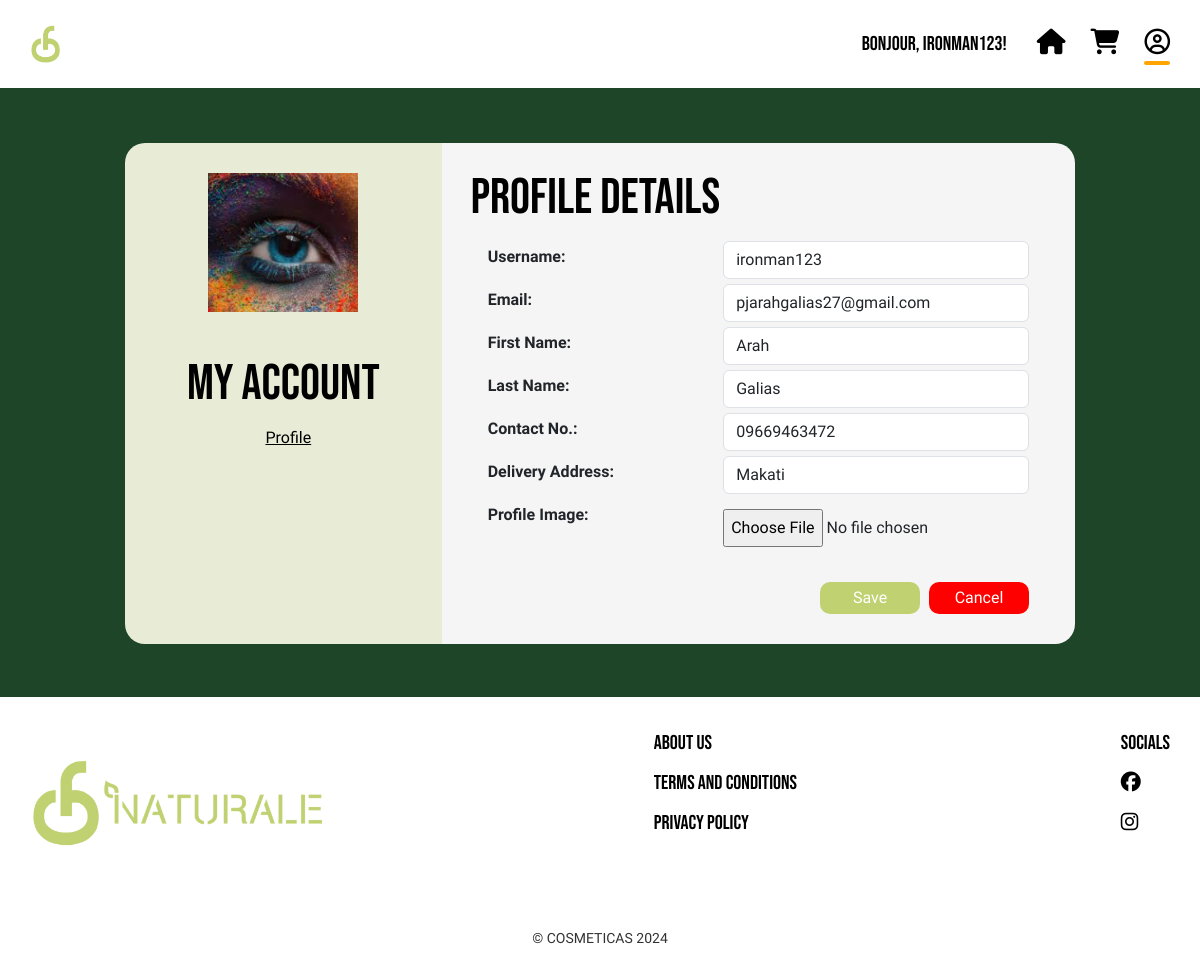
Screenshot of /User_Profile_Page/editUserProfile.php (signed in) with the database file from the repository.
### tables this page shows
CREATE TABLE `tb_user` (
  `user_id` int(11) NOT NULL,
  `username` varchar(30) DEFAULT NULL,
  `email` varchar(50) DEFAULT NULL,
  `pass` varchar(255) NOT NULL,
  `first_name` varchar(30) DEFAULT NULL,
  `last_name` varchar(30) DEFAULT NULL,
  `contact_no` varchar(11) DEFAULT NULL,
  `address` varchar(50) DEFAULT NULL,
  `role` varchar(30) DEFAULT NULL,
  `profile_image` varchar(255) DEFAULT NULL,
  `validated` tinyint(1) DEFAULT NULL,
  `token` varchar(32) DEFAULT NULL,
  `token_created_at` timestamp NOT NULL DEFAULT current_timestamp()
);

### User_Profile_Page/editUserProfile.php (the view, shortened to what this page needs)
<?php
require_once "../conn.php";
if (isset($_SESSION['email'])) {
    $email = $_SESSION['email'];
    $stmt = $conn->prepare("SELECT username, email, first_name, last_name, contact_no, address, profile_image FROM tb_user WHERE email = ?");
    $stmt->bind_param("s", $email);
    $stmt->execute();
    $result = $stmt->get_result();
    if ($result->num_rows > 0) {
        $user = $result->fetch_assoc();
    } else {
        $user = ['error' => 'User not found'];
    }
} else {
    header('Location: ../Registration_Page/registration.php');
    exit();
}
?>
<!DOCTYPE html>
<html lang="en">
<head>
    <link rel="stylesheet" href="style.css">
    <link href="https://cdn.jsdelivr.net/npm/bootstrap@5.3.3/dist/css/bootstrap.min.css" rel="stylesheet">
    <link rel="stylesheet" href="https://cdnjs.cloudflare.com/ajax/libs/font-awesome/6.5.1/css/all.min.css">
    <link rel="stylesheet" href="https://cdnjs.cloudflare.com/ajax/libs/bootstrap-icons/1.10.3/font/bootstrap-icons.min.css">
    <link rel="stylesheet" href="style.css">
</head>
<body>
<header>
        <div class="logo">
            <a href = "../Home_Page/Home.php"><img src="../Home_Page/cfn_logo2.png" alt="Logo" class="logo-image"/></a>
        </div>
        <div class="navbar">
        <p class="usernamedisplay">Bonjour, <?php echo htmlspecialchars($user['username'], ENT_QUOTES, 'UTF-8'); ?>!</p>
            <div class="icons">
                <a href = "../Home_Page/Home.php"><i class="fa-solid fa-house home"></i></a>
                <a href ="../drew/cart.php"><i class="fa-solid fa-cart-shopping cart"></i></a>
                <a href="UserProfile.php"><i class ="far fa-user-circle fa-2x icon-profile"></i></a>
            </div>
        </div>
    </header>
    <div class="main mb-5">
        <div class="row">
        <div class="col-md-4 left-panel container">
                <img src="<?php echo htmlspecialchars(isset($user['profile_image']) && !empty($user['profile_image']) ? $user['profile_image'] : '../Resources/profile.png', ENT_QUOTES, 'UTF-8'); ?>" alt="Profile Icon" name="icon" id="icon" class="profile-icon" width="150" max-height="150" style="margin: 10px;"/>
                <br>
                <h2>My Account</h2>
                <a href="UserProfile.php" class="active">Profile</a>
            </div>
            <div class="col-md-8 right-panel container">
                <div class="row">
                <h2 class="lead">Profile Details </h2>
                        <form method="post" action="" id="profileForm" enctype="multipart/form-data">
                            <div class="row">
                                <div class="col-md-5">
                                    <b>Username: </b>
                                </div>
                                <div class="col-md-7">
                                    <input type="text" name="username" id="username" class="editable form-control profile-input" value="<?php echo htmlspecialchars($user['username'], ENT_QUOTES, 'UTF-8'); ?>" required>
                                </div>
                            </div>
                            <div class="row">
                                <div class="col-md-5">
                                    <b>Email:</b>
                                </div>
                                <div class="col-md-7">
                                    <input type="email" name="email" class="editable form-control profile-input" value="<?php echo htmlspecialchars($user['email'], ENT_QUOTES, 'UTF-8'); ?>" required pattern="^[^\s@]+@[^\s@]+\.[^\s@]+$" title="Please enter a valid email address">
                                </div>
                            </div>
                            <div class="row">
                                <div class="col-md-5">
                                    <b>First Name:</b>
                                </div>
                                <div class="col-md-7">
                                    <input type="text" name="first_name" class="editable form-control profile-input"
                                        value="<?php echo htmlspecialchars($user['first_name'], ENT_QUOTES, 'UTF-8'); ?>"
                                        required pattern="^[A-Za-z\s]+$"
                                        title="First name should only contain letters.">
                                </div>
                            </div>
                            <div class="row">
                                <div class="col-md-5">
                                    <b>Last Name: </b>
                                </div>
                                <div class="col-md-7">
                                    <input type="text" name="last_name" class="editable form-control profile-input"
                                        value="<?php echo htmlspecialchars($user['last_name'], ENT_QUOTES, 'UTF-8'); ?>"
                                        required pattern="^[A-Za-z\s]+$"
                                        title="Last name should only contain letters.">
                                </div>
                            </div>
                            <div class="row">
                                <div class="col-md-5">
                                    <b>Contact No.:</b>
                                </div>
                                <div class="col-md-7">
                                    <input type="text" name="contact_no" class="editable form-control profile-input" value="<?php echo htmlspecialchars($user['contact_no'], ENT_QUOTES, 'UTF-8'); ?>" required pattern="^\d{11}$" title="Please enter a valid 11-digit phone number">
                                </div>
                            </div>
                            <div class="row">
                                <div class="col-md-5">
                                    <b>Delivery Address: </b>
                                </div>
                                <div class="col-md-7">
                                    <input type="text" name="address" class="editable form-control profile-input" value="<?php echo htmlspecialchars($user['address'], ENT_QUOTES, 'UTF-8'); ?>" required>
                                </div>
                            </div>
                            <div class="row">
                                <div class="col-md-5";>
                                    <b>Profile Image: </b>
                                </div>
                                <div class="col-md-7">
                                    <input type="file" id="profile_image" name="profile_image" style="margin: 10px 0px;">
                                </div>
                            </div>
                            <div class = "row">
                            <div class = "col text-end">
                            <button type="submit" name="save" id="save" class="button save-button">Save</button>
                            <button type="button" name="cancel" id="cancel" class="button cancel-button">Cancel</button>
                            </div>
                            </div>
                        </form>
                    </div>
                </div>
            </div>
        </div>
    <footer>
        <div class="footer-container">
            <div class="footer-left">
                <img src="../Resources/cfn_logo.png" alt="Naturale Logo" class="footer-logo">
            </div>
            <div class="footer-right">
                <ul class="footer-nav">
                    <li><a href="#">About Us</a></li>
                    <li><a href="#" data-bs-toggle="modal" data-bs-target="#ModalTerms">Terms and Conditions</a></li>
                    <li><a href="#" data-bs-toggle="modal" data-bs-target="#ModalPrivacy">Privacy Policy</a></li>
                </ul>
            </div>
            <div class="social-icons">
                <p>SOCIALS</p>
                <a href="https://www.facebook.com/share/1CRTizfAxP/?mibextid=wwXIfr" target="_blank"><i class="fab fa-facebook"></i></a>
                <a href="https://www.instagram.com/cosmeticasfraiche?igsh=ang2MHg1MW5qZHQw" target="_blank"><i class="fab fa-instagram"></i></a>
            </div>
        </div>
        <div class="footer-center">
            &copy; COSMETICAS 2024
        </div>
    </footer>
</body>
</html>

### User_Profile_Page/style.css (style rules this page uses)
* { margin: 0; padding: 0; box-sizing: border-box; }
html, body { height: 100%; display: flex; flex-direction: column; }
body { font-family: "Be Vietnam Pro", serif !important; font-weight: 400; font-style: normal; min-height: 100vh; width: 100%; background-color: #1F4529 !important; line-height: 1.6; overflow: auto; padding: 0; }
h2 { font-family: "Bebas Neue", serif !important; font-size: 50px !important; font-style: normal; color: black; }
.col-md-5, .col-md-7 { line-height: 2; text-wrap: wrap; word-wrap: break-word; }
.col-md-4, .col-md-8 { line-height: 2; align-items: center; display: flex; flex-wrap: wrap; white-space: normal; word-break: break-word; overflow-wrap: break-word; }
.usernamedisplay { display: flex; justify-content: center; text-align: center; color: black; font-size: 20px; font-family: "Bebas Neue", serif; margin: 0; white-space: nowrap; }
.logo { display: flex; align-items: center; gap: 10px; }
.logo-image { height: 40px; width: auto; }
header { background-color: white; padding: 20px 30px; display: flex; justify-content: space-between; align-items: center; width: 100%; flex-wrap: wrap; }
.logo img { height: 40px; }
.navbar { display: flex; align-items: center; justify-content: center; gap: 20px; }
.icons { display: flex; align-items: center; justify-items: center; gap: 15px; transition: transform 0.3s ease, color 0.3s ease; }
.icon-profile, .home, .cart { font-size: 1.6rem; color: black; cursor: pointer; margin-left: 10px; position: relative; }
.icon-profile::after, .icon-profile:hover::after { content: ""; display: block; width: 100%; height: 4px; background-color: orange; position: absolute; bottom: -10px; border-radius: 2px; left: 0; }
.active { text-decoration: underline; color: black; display: flex; align-items: center; background-color: transparent; border: none; margin-left: 10px; }
.main { display: flex; justify-content: center; flex-direction: row; margin: 50px 50px; height: auto; flex-wrap: nowrap; align-items: stretch; gap: 0; margin-left: auto; margin-right: auto; }
@media (max-width:2160px) { .main { width: 80vw; } }
.left-panel { display: flex; flex-direction: column; align-items: center; text-align: center; background: #E8ECD7; color: black; padding-top: 20px; padding-bottom: 20px; border-top-left-radius: 20px; border-bottom-left-radius: 20px; overflow: auto; }
.right-panel { display: flex; text-align: left; justify-content: center; background: whitesmoke; padding-top: 20px; padding-bottom: 20px; border-top-right-radius: 20px; border-bottom-right-radius: 20px; overflow: auto; word-wrap: break-word; }
.save-button, .image { background-color: #C0D171 !important; color: white; border-radius: 10px; margin-top: 20px; cursor: pointer; border: none; width: 100px; margin-right: 5px; text-align: center; }
.cancel-button { background-color: red !important; color: white; border-radius: 10px; margin-top: 20px; cursor: pointer; border: none; width: 100px; text-align: center; }
.right-panel .form-control { width: 100%; ; }
.row { margin: 5px; }
footer { background-color: white; color: black; padding: 30px 30px; display: flex; flex-direction: column; align-items: center; width: 100%; margin-top: auto; }
.footer-container { display: flex; justify-content: space-between; align-items: flex-start; width: 100%; max-width: 1200px; flex-wrap: wrap; gap: 20px; min-height: 200px; }
.footer-left { display: flex; flex-direction: column; align-items: left; }
.footer-logo { height: 150px; }
.footer-right { display: flex; flex-direction: column; text-align: left; }
.footer-nav { list-style: none; padding: 0; }
.footer-nav li { font-family: "Bebas Neue", serif !important; font-size: 20px; margin-bottom: 8px; }
.footer-nav a { color: black; text-decoration: none; transition: transform 0.3s ease, color 0.3s ease; }
.social-icons { display: flex; text-align: left; flex-direction: column; align-items: flex-start; font-size: 20px; font-family: "Bebas Neue", serif; color: black; text-decoration: none; padding: 0; }
.social-icons p { margin-bottom: 8px; }
.social-icons a { margin-bottom: 8px; color: black; }
.footer-center { text-align: center; width: 100%; font-size: 14px; opacity: 0.8; }

### rows the page displays
tb_user: username "ironman123", profile_image (picture), email "pjarahgalias27@gmail.com", first_name "Arah", last_name "Galias", contact_no "09669463472", address "Makati"
